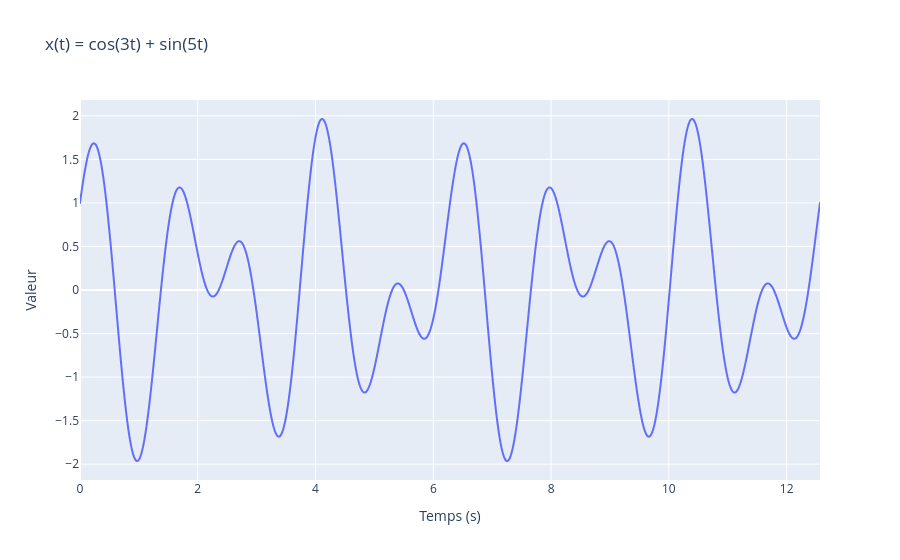
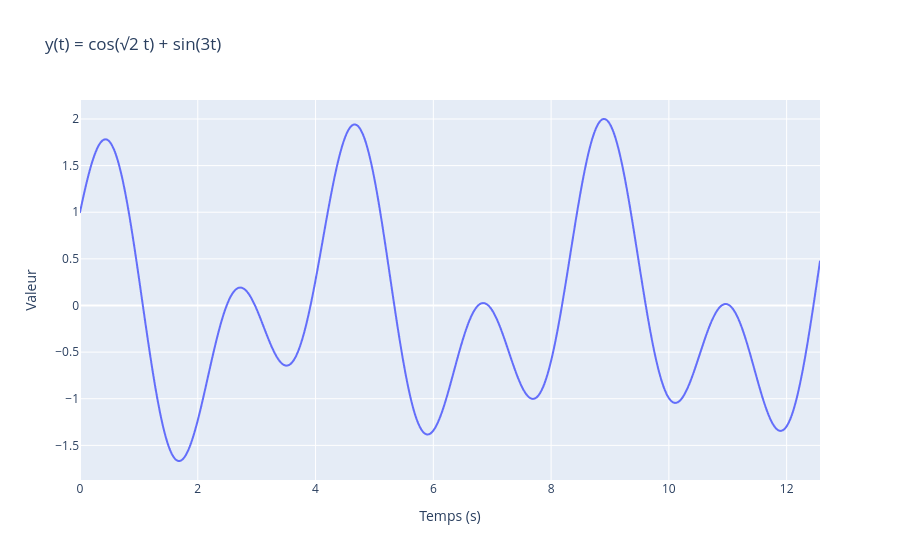
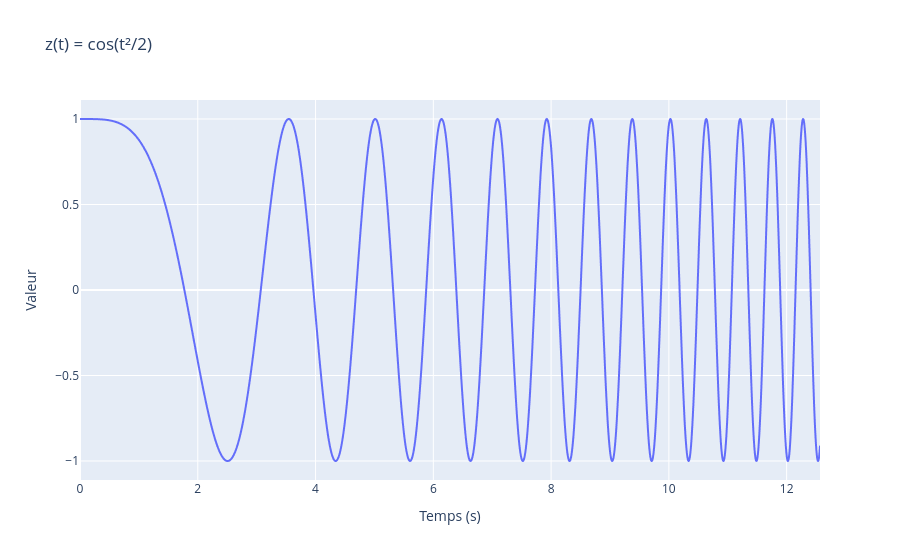

The notebook cell these images were saved under, in order:
### Code cell
for nom, s in signaux.items():
    px.line(x=t, y=s, labels={"x": "Temps (s)", "y": "Valeur"}, title=nom).show()

### Figure 1 — Plotly figure (JSON) as saved in the notebook; plotly's stock layout.template omitted (floating-point values rounded to 4 significant figures; data arrays with more than 128 entries replaced by an {"elided": "..."} marker saying what was removed)
{"data": [{"hovertemplate": "Temps (s)=%{x}<br>Valeur=%{y}<extra></extra>", "legendgroup": "", "line": {"color": "#636efa", "dash": "solid"}, "marker": {"symbol": "circle"}, "mode": "lines", "name": "", "showlegend": false, "type": "scattergl", "x": {"elided": "2000 float values"}, "xaxis": "x", "y": {"elided": "2000 float values"}, "yaxis": "y"}], "layout": {"legend": {"tracegroupgap": 0}, "title": {"text": "x(t) = cos(3t) + sin(5t)"}, "xaxis": {"anchor": "y", "domain": [0, 1], "title": {"text": "Temps (s)"}}, "yaxis": {"anchor": "x", "domain": [0, 1], "title": {"text": "Valeur"}}}}

### Figure 2 — Plotly figure (JSON) as saved in the notebook; plotly's stock layout.template omitted (floating-point values rounded to 4 significant figures; data arrays with more than 128 entries replaced by an {"elided": "..."} marker saying what was removed)
{"data": [{"hovertemplate": "Temps (s)=%{x}<br>Valeur=%{y}<extra></extra>", "legendgroup": "", "line": {"color": "#636efa", "dash": "solid"}, "marker": {"symbol": "circle"}, "mode": "lines", "name": "", "showlegend": false, "type": "scattergl", "x": {"elided": "2000 float values"}, "xaxis": "x", "y": {"elided": "2000 float values"}, "yaxis": "y"}], "layout": {"legend": {"tracegroupgap": 0}, "title": {"text": "y(t) = cos(√2 t) + sin(3t)"}, "xaxis": {"anchor": "y", "domain": [0, 1], "title": {"text": "Temps (s)"}}, "yaxis": {"anchor": "x", "domain": [0, 1], "title": {"text": "Valeur"}}}}

### Figure 3 — Plotly figure (JSON) as saved in the notebook; plotly's stock layout.template omitted (floating-point values rounded to 4 significant figures; data arrays with more than 128 entries replaced by an {"elided": "..."} marker saying what was removed)
{"data": [{"hovertemplate": "Temps (s)=%{x}<br>Valeur=%{y}<extra></extra>", "legendgroup": "", "line": {"color": "#636efa", "dash": "solid"}, "marker": {"symbol": "circle"}, "mode": "lines", "name": "", "showlegend": false, "type": "scattergl", "x": {"elided": "2000 float values"}, "xaxis": "x", "y": {"elided": "2000 float values"}, "yaxis": "y"}], "layout": {"legend": {"tracegroupgap": 0}, "title": {"text": "z(t) = cos(t²/2)"}, "xaxis": {"anchor": "y", "domain": [0, 1], "title": {"text": "Temps (s)"}}, "yaxis": {"anchor": "x", "domain": [0, 1], "title": {"text": "Valeur"}}}}
